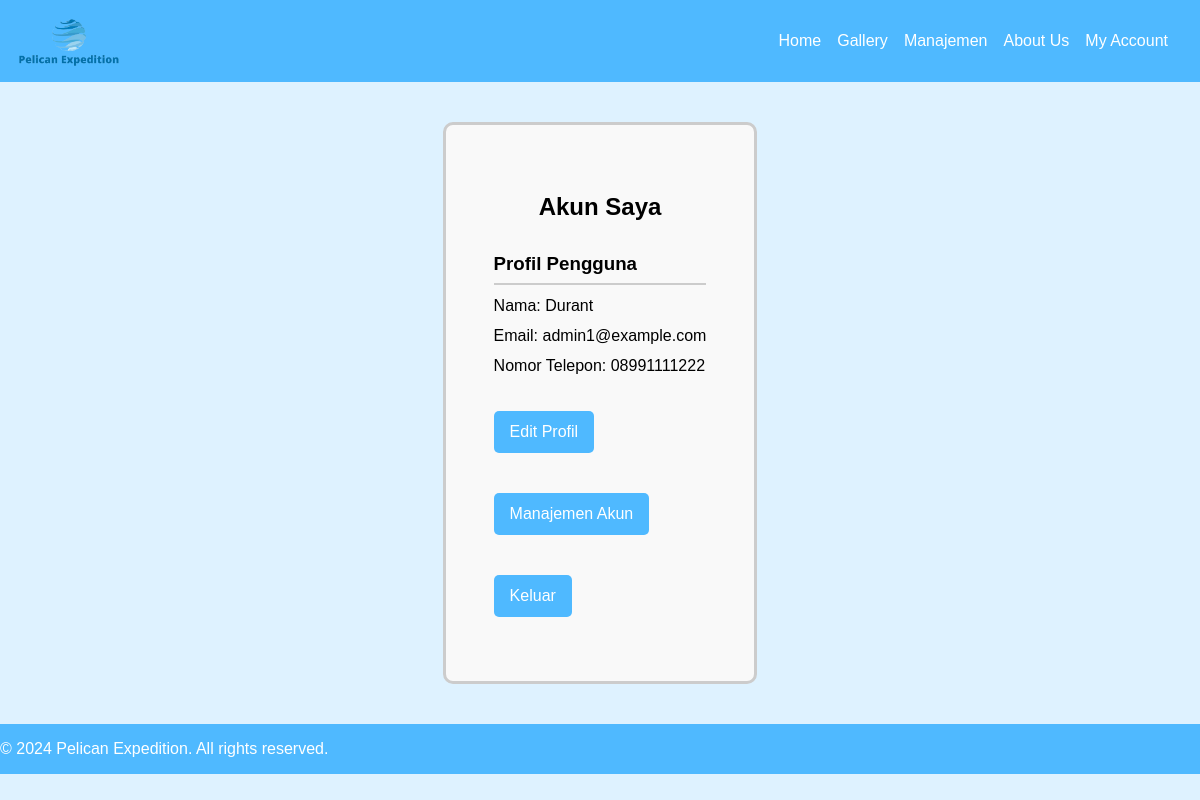
The page /my_account_admin.php (signed in) on the database its author committed.
### tables this page shows
CREATE TABLE `users` (
  `id` int(11) NOT NULL,
  `username` varchar(50) NOT NULL,
  `password` varchar(255) NOT NULL,
  `name` varchar(100) NOT NULL,
  `email` varchar(100) NOT NULL,
  `phone` varchar(20) NOT NULL,
  `user_type` enum('admin','member') NOT NULL
);

### my_account_admin.php (the view, shortened to what this page needs)
<?php
include 'config.php';
$user_id = $_SESSION['user_id'];
$sql = "SELECT name, email, phone FROM users WHERE id = ?";
$stmt = $conn->prepare($sql);
$stmt->bind_param("i", $user_id);
$stmt->execute();
$result = $stmt->get_result();
if ($result->num_rows > 0) {
    $user = $result->fetch_assoc();
} else {
    echo "Pengguna tidak ditemukan.";
    exit;
}
?>
<!DOCTYPE html>
<html lang="en">
<head>
    <link rel="stylesheet" href="css/style.css">
</head>
<body class='konten'>
    <header class="main-menu">
        <div class="container">
            <img src="img/logo.png" alt="Pelican Expedition Logo" class="logo">
        </div>
        <nav>
            <ul>
                <li><a href="home_admin.php">Home</a></li>
                <li><a href="gallery_admin.php">Gallery</a></li>
                <li><a href="manajemen_pengiriman.php">Manajemen</a></li>
                <li><a href="contact.php">About Us</a></li>
                <li><a href="my_account_admin.php">My Account</a></li>
            </ul>
        </nav>
    </header>
    <div class="my-account">
        <h2>Akun Saya</h2>
        <div class="account-section">
            <h3>Profil Pengguna</h3>
            <p>Nama: <?php echo htmlspecialchars($user['name']); ?></p>
            <p>Email: <?php echo htmlspecialchars($user['email']); ?></p>
            <p>Nomor Telepon: <?php echo htmlspecialchars($user['phone']); ?></p>
            <a href="edit_profile_admin.php" class="btn">Edit Profil</a>
        </div>
        <div class="account-section">
            <p><a href="list_account.php" class="btn">Manajemen Akun</a></p>
        </div>
        <div class="account-section">
            <p><a href="index.php" class="btn">Keluar</a></p>
        </div>
        </div>
    <footer class="footer">
        <p>&copy; 2024 Pelican Expedition. All rights reserved.</p>
    </footer>
</body>
</html>

### css/style.css (style rules this page uses)
body { height: 100%; margin: 0; display: flex; flex-direction: column; padding: 0; font-family: Arial, sans-serif; }
.footer { background-color: #4fb9ff; color:#fff; font-family: Arial; text-align: center; padding: 5px auto; position: flex; display: flex; }
.konten { display: flex; flex-direction: column; background-color: #def2ff; }
.main-menu { background-color: #4fb9ff; padding: 1rem; position: relative; display: flex; justify-content: space-between; align-items: center; }
.main-menu .container { display: flex; align-items: center; }
.main-menu .logo { height: 50px; width: auto; margin-right: 1rem; }
.main-menu ul { list-style: none; margin: 0; padding: 0; display: flex; justify-content: center; text-align: center; }
.main-menu ul li { margin-right: 1rem; }
.main-menu a { color: #fff; text-decoration: none; }
.my-account { max-width: 900px; margin: 2.5rem auto; padding: 3rem; border: 3px solid #ccc; border-radius: 10px; background-color: #f9f9f9; }
.my-account h2 { text-align: center; margin-bottom: 2rem; }
.my-account .account-section { margin-bottom: 1rem; }
.my-account .account-section h3 { border-bottom: 2px solid #ccc; padding-bottom: 0.5rem; margin-bottom: 0.5rem; }
.my-account .account-section p { margin: 0.75rem 0; }
.my-account .account-section .btn { display: inline-block; padding: 0.75rem 1rem; background-color: #4fb9ff; color: #fff; text-decoration: none; border-radius: 5px; margin-top: 1.5rem; }

### rows shown on the page
users: name "Durant", email "admin1@example.com", phone "08991111222"
